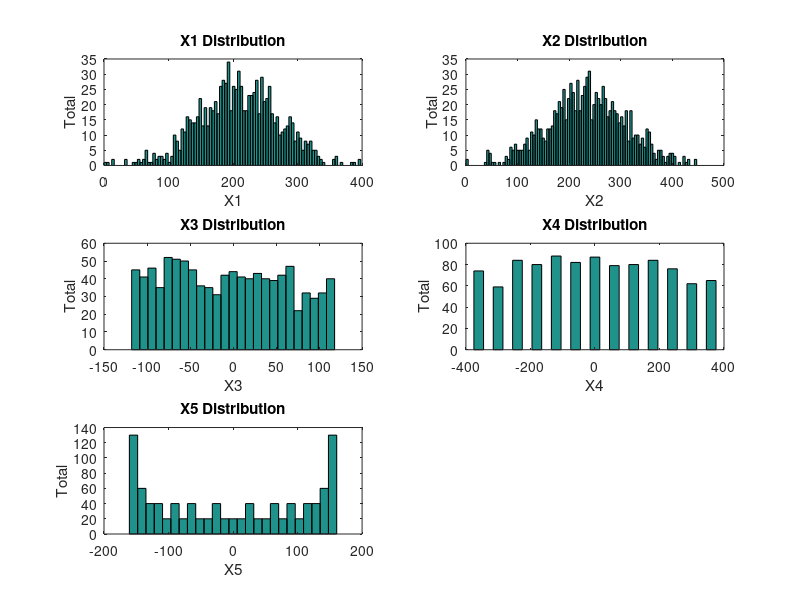
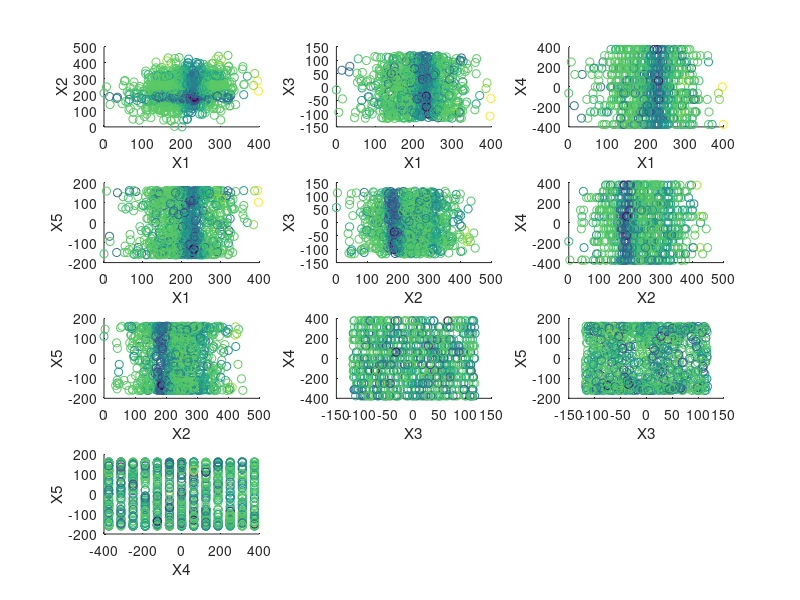
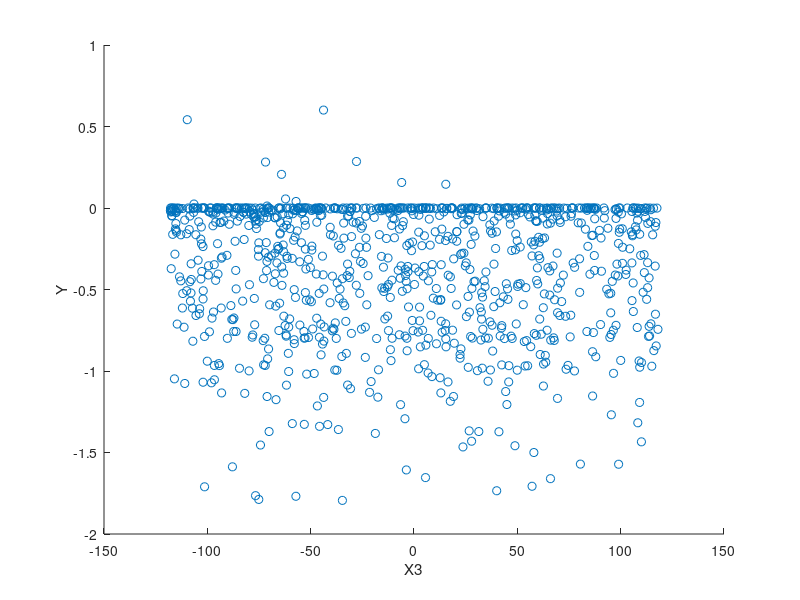
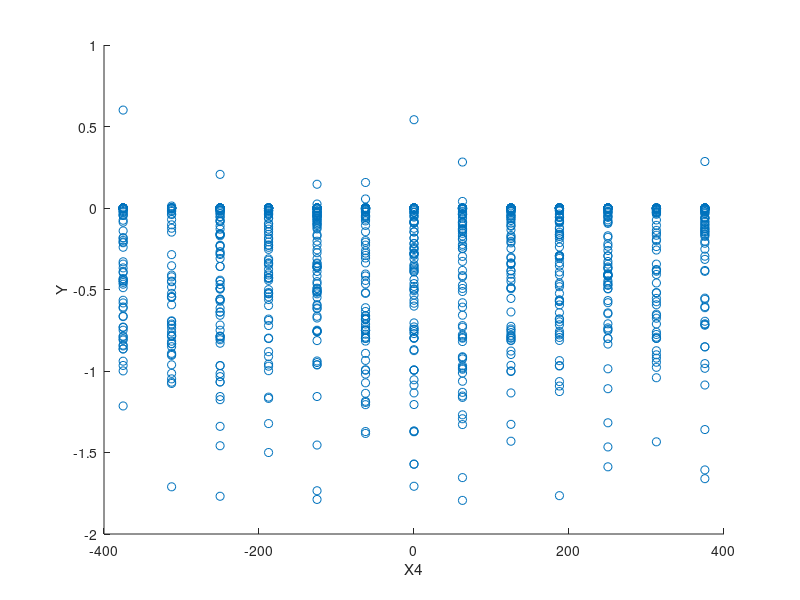

Write the MATLAB code that produced these figures, in order. (Note: this script raises an error after producing the figures.)
%% Import the data
close all; clear; clc;
data = csvread('data133610.csv');

% Separate data into Inputs and output
X = data(:,1:5);
Y = data(:,6);

% e = eig(X)
fprintf('\nData imported. Program paused, press enter to continue\n');
pause;
%% Assess Data
X1 = X(:,1); % Gaussian
X2 = X(:,2); % Guassian
X3 = X(:,3); % Uniform
X4 = X(:,4); % Uniform
X5 = X(:,5); % Uniform
scatter(X1,X2,[],Y,'filled')
fprintf('\nData loaded into variables. Program paused, press enter to continue\n');
pause;
%%

figure(1); scatter(X1,Y); xlabel('X1'),ylabel('Y');
figure(2); scatter(X2,Y); xlabel('X2'),ylabel('Y');
figure(3); scatter(X3,Y); xlabel('X3'),ylabel('Y');
figure(4); scatter(X4,Y); xlabel('X4'),ylabel('Y');
figure(5); scatter(X5,Y); xlabel('X5'),ylabel('Y');


fprintf('\nData imported. Program paused, press enter to continue\n');
pause;
% Compare data points against each other
figure(1); subplot(4,3,1), scatter(X1,X2,[],Y)
xlabel('X1'),ylabel('X2');
subplot(4,3,2), scatter(X1,X3,[],Y)
xlabel('X1'),ylabel('X3');
subplot(4,3,3), scatter(X1,X4,[],Y)
xlabel('X1'),ylabel('X4');
subplot(4,3,4), scatter(X1,X5,[],Y)
xlabel('X1'),ylabel('X5');
subplot(4,3,5), scatter(X2,X3,[],Y)
xlabel('X2'),ylabel('X3');
subplot(4,3,6), scatter(X2,X4,[],Y)
xlabel('X2'),ylabel('X4');
subplot(4,3,7), scatter(X2,X5,[],Y)
xlabel('X2'),ylabel('X5');
subplot(4,3,8), scatter(X3,X4,[],Y)
xlabel('X3'),ylabel('X4');
subplot(4,3,9), scatter(X3,X5,[],Y)
xlabel('X3'),ylabel('X5');
subplot(4,3,10), scatter(X4,X5,[],Y)
xlabel('X4'),ylabel('X5');

figure(2);scatter(X1,X2,[],Y)
xlabel('X1'),ylabel('X2');
scatter(X1,X2,[],Y)
%%
% help hist

subplot(3,2,1), hist(X1,100), title('X1 Distribution');
xlabel('X1'),ylabel('Total');
subplot(3,2,2), hist(X2,100), title('X2 Distribution');
xlabel('X2'),ylabel('Total');
subplot(3,2,3), hist(X3,25), title('X3 Distribution');
xlabel('X3'),ylabel('Total');
subplot(3,2,4), hist(X4,25), title('X4 Distribution');
xlabel('X4'),ylabel('Total');
subplot(3,2,5), hist(X5,25), title('X5 Distribution');
xlabel('X5'),ylabel('Total');
print -dpng DataDistribution.png

%% Parametric Density Estimation

mu = mean(x); % mean
sigma = std(X); % standard deviation


%x = X; % will result in preprocessed data

% Parametric Density Estimation of 1 and 2 because they are Gaussian
for i = [1 2]
    in = (1/sqrt((2*pi)^size(x,2)*sigma(i)^2)) * exp(-((x(:,i)-mu(i)).^2)./(2 * sigma(i)^2));
    eval(['x' num2str(i) '=in;']);
end

clear data in i; % clears stated variables from workspace

%%
figure(11); hist(x1,100), title('X1 Distribution');
xlabel('X1'),ylabel('Total');

figure(12); hist(x2,100), title('X2 Distribution');
xlabel('X2'),ylabel('Total');

%% Normalise data
%
% X_avg = mean(X);
% X_std = std(X);
% x = X;
%
% for i = 1:length(X(1,:))
%     x(:,i) = X(:,i) - X_avg(i);
%     x(:,i) = X(:,i) / X_std(i);
% end
%
% X1 = x(:,1); % Gaussian
% X2 = x(:,2); % Guassian
% X3 = x(:,3); % Uniform
% X4 = x(:,4); % Uniform
% X5 = x(:,5); % Uniform
%
% figure(1);gplotmatrix(x,Y);
% figure(2);gplotmatrix(X,Y);

%% Initialize weights

noInputs = length(X(1,:))+1; % Number of nodes in 1st hidden layer (5 features + bias)

hidden1 = length(X(1,:))+1; % Number of nodes in 1st hidden layer (5 features + bias)
output = 1 ;% No nodes in output layer

w1 = ones(hidden1,noInputs); % Initilaize weights of first hidden layer
w2 = ones(output,hidden1); % Initilaize weights of last hidden layer

w(1,:) = w(1,:) *2; % test: multiply 1 set of weights by 2

a = x(1,:)'
b = w1 * a
c = w2 * b

%% COMPLETED COURSEWORK



k = 10;
color=1:k;
x = featScale(X);


[clustering,C] = kmeans(x,k);

G = pdist2(x,C);
% % Linear
% G = sqrt(G.^2);
% Gaussian
sigma = 0.03;
G = (exp(-(G).^2)/(2*sigma^2));
%

%%% Calculate weights

% W = pinv(G')*Y;

%%% Add regularization
lambda = 0.01
% W = inv(G'*G + lambda*eye(size(X,2)))*G'*Y;
%translates to
%%
a = (G'*Y);
%%
b = G*G';
%%
c = lambda*eye(size(X,1));
%%
W = a/inv(b+c);

%%

W = pinv(G'*G + lambda*eye(size(X,2)))*G'*Y;
%%

% input=linspace(0,1,1000);
% output=zeros(1,length(input));

output = W'*G;
% for i = 1:length(input)
%     for j = 1:k
%         %%%%%%%%%%%%%%%%%%%%%%%%%%%%%%%%%%%%%%%%%%%%%%%%%%%%%%%%%%%%%%%%%%%
%         d=sqrt((input(i)-C(j))^2);% to complete
%         output(i)=output(i)+W(j)*d;% to complete
%         %%%%%%%%%%%%%%%%%%%%%%%%%%%%%%%%%%%%%%%%%%%%%%%%%%%%%%%%%%%%%%%%%%%
%     end
% end

% %plot of the points
% figure(1)
% scatter(x,y)
% hold on
% plot(input,output)
% hold off

figure(1); scatter(x(:,1),Y);
figure(2); scatter(x(:,1),output);

%%

a = (x(:,1:5));
b = Y(:,1);
m=a(clustering == 1);
n=b(clustering == 1);
o=color(1);

gplotmatrix(m,n)
hold on
%%
for i = 2:k
    %%%%%%%%%%%%%%%%%%%%%%%%%%%%%%%%%%%%%%%%%%%%%%%%%%%%%%%%%%%%%%%%%%%%%%%
    gplotmatrix(a(clustering == i),b(clustering == i),color(i))% to complete
    %%%%%%%%%%%%%%%%%%%%%%%%%%%%%%%%%%%%%%%%%%%%%%%%%%%%%%%%%%%%%%%%%%%%%%%
end
xlabel('x'),ylabel('y');
